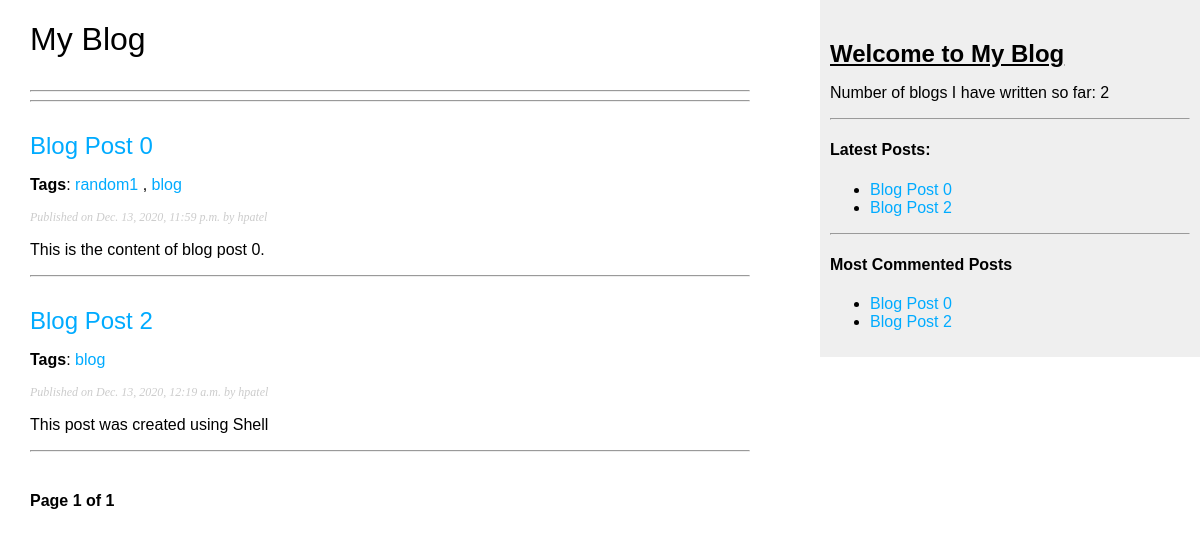
The page /blog/ on the database as committed earlier.
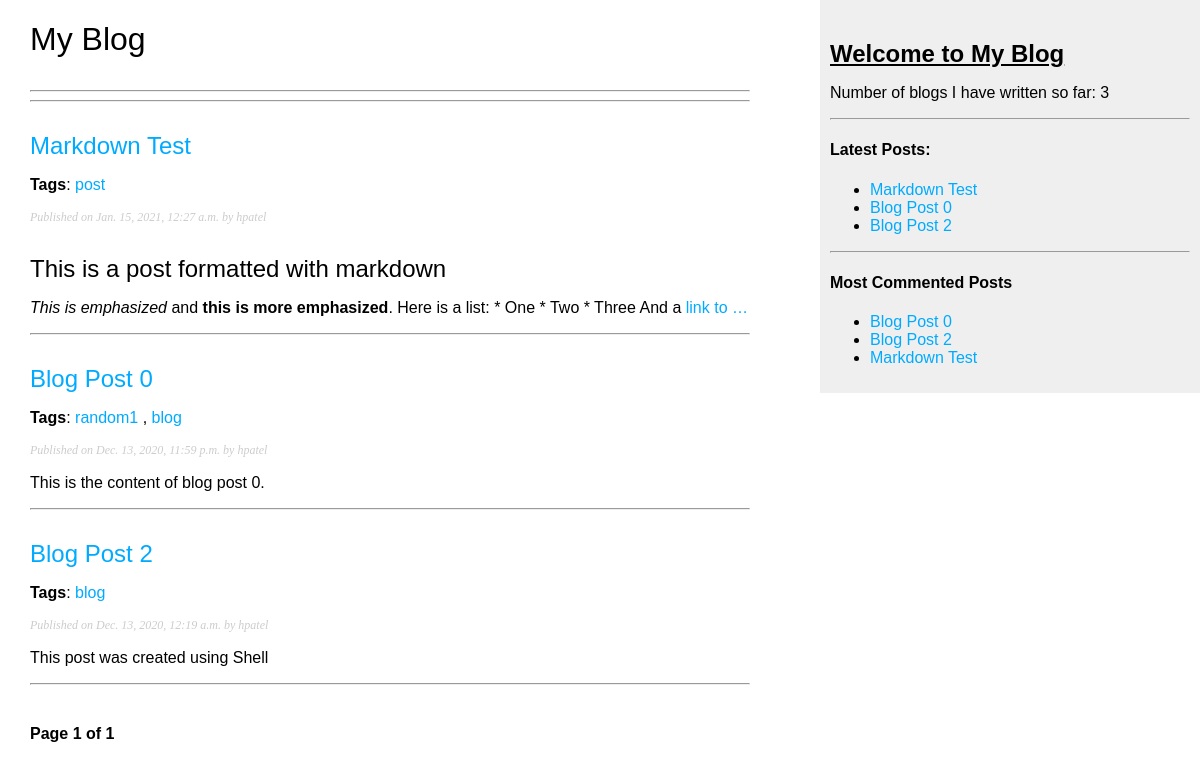
The same page on the database as committed later.
### blog/models.py (models this page shows, shortened)
class Post(models.Model):
    STATUS_CHOICES = (
        ('draft', 'Draft'),
        ('published', 'Published'),
    ) # (A,B) = (Value which will be stored in the model, Value which will be displayed to the user as choice)
    title = models.CharField(max_length=200)
    slug = models.SlugField(max_length=200, unique_for_date='publish')
    author = models.ForeignKey(User, on_delete=models.CASCADE, related_name='blog_posts')
    body = models.TextField()
    publish = models.DateTimeField(default=timezone.now)
    created = models.DateTimeField(auto_now_add=True)
    updated = models.DateTimeField(auto_now=True)
    status = models.CharField(max_length=10, choices=STATUS_CHOICES, default='draft')
    objects = models.Manager() # Default manager
    published = PublishedManager() # Custom manager
    tags = TaggableManager()
    def get_absolute_url(self):
        return reverse(
            'blog:post_detail',
            args = [self.publish.year, self.publish.month, self.publish.day, self.slug]
        )
    class Meta:
        ordering = ('-publish',)
        db_table = 'blog_post' # Default table name is already 'blog_post'

### blog/views.py (the view)
# urls.py: path('', views.post_list, name='post_list'),
def post_list(request, tag_slug=None):
    tag = None
    posts = Post.published.all()
    if tag_slug:
        tag = get_object_or_404(Tag, slug=tag_slug)
        posts = posts.filter(tags__in=[tag])
    paginator = Paginator(posts, 5)
    curr_page = request.GET.get('page') # Used to retrieve the current page number
    try:
        posts = paginator.page(curr_page) # Would return the results of current page
    except PageNotAnInteger:
        posts = paginator.page(1) # Would return the first page of results
    except EmptyPage:
        posts = paginator.page(paginator.num_pages) # Would return the last page of results
    return render(request, 'blog/post/list.html', {'posts': posts, 'page': curr_page, 'tag': tag})

### blog/models.py (called while the page is built)
    def get_queryset(self):
        return super(PublishedManager, self).get_queryset().filter(status='published')

### blog/templatetags/block_tags.py (called while the page is built)
@register.simple_tag
def total_posts():
    return Post.published.count()

@register.inclusion_tag('blog/post/latest_posts.html')
def show_latest_posts(count = 5):
    latest_posts = Post.published.order_by('-publish')[:count]
    return {'latest_posts': latest_posts}

@register.simple_tag
def get_most_commented_posts(count=5):
    return Post.published.annotate(total_comments = Count('comments')).order_by('-total_comments')[:count]

@register.filter(name='markdown') # The name of the filter to be used is 'markdown'. Can be changed.
def markdown_format(text):
    return mark_safe(markdown.markdown(text))

### blog/templates/blog/post/list.html (shortened to what this page needs)
{% extends 'blog/base.html' %}
{% load block_tags %}
{% block content %}
    <h1>My Blog</h1>
    <hr><hr>
    {% for post in posts %}
    <h2>
        <a href="{{ post.get_absolute_url }}">
            {{ post.title }}
        </a>
    </h2>
    <p class="tags">
        <b>Tags</b>:
        {% for tag in post.tags.all %}
            <a href="{% url 'blog:post_list_by_tag' tag.slug %}">
                {{ tag.name }}
            </a>
            {% if not forloop.last%}, {% endif %}
        {% endfor %}
    </p>
    <p class="date">
        Published on {{ post.publish }} by {{ post.author }}
    </p>
    {{ post.body|markdown|truncatewords_html:30 }}
    <hr>
    {% endfor %}
    {% include 'blog/pagination.html' with page=posts %}
{% endblock %}

### blog/templates/blog/base.html (shortened to what this page needs)
{% load static %}
{% load block_tags %}
<!DOCTYPE html>
<html>
    <head>
        <link href="{% static 'css/blog.css' %}" rel="stylesheet">
    </head>
    <body>
        <div id="content">
            {% block content %}
            {% endblock %}
        </div>
        <div id="sidebar">
            <h2><b><u>Welcome to My Blog</u></b></h2>
            <p>Number of blogs I have written so far: {% total_posts %}</p>
            <hr>
            <h4>Latest Posts:</h4>
            {% show_latest_posts %}
            <hr>
            <div>
                <h4>Most Commented Posts</h4>
                {% get_most_commented_posts as most_commented_posts %}
                <ul>
                    {% for post in most_commented_posts %}
                    <li>
                        <a href="{{ post.get_absolute_url }}">{{ post.title }}</a>
                    </li>
                    {% endfor %}
                </ul>
            </div>
        </div>
    </body>
</html>

### blog/templates/blog/pagination.html (shortened to what this page needs)
<div class="pagination">
    <span class="step-links">
        <span class="current">
            Page {{ page.number }} of {{ page.paginator.num_pages }}
        </span>
    </span>
</div>

### blog/templates/blog/post/latest_posts.html
<ul>
    {% for post in latest_posts %}
    <li>
        <a href="{{ post.get_absolute_url }}">{{ post.title }}</a>
    </li>
    {% endfor %}
</ul>

### blog/static/css/blog.css (style rules this page uses)
body { margin: 0; padding: 0; font-family: helvetica, sans-serif; }
a { color: #00abff; text-decoration: none; }
h1 { font-weight: normal; padding: 0 0 10px 0; }
h2 { font-weight: normal; margin: 30px 0 0; }
#content { float: left; width: 60%; padding: 0 0 0 30px; }
#sidebar { float: right; width: 30%; padding: 10px; height: 100%; background: #efefef; }
p.date { color: #ccc; font-family: georgia, serif; font-size: 12px; font-style: italic; }
.pagination { margin: 40px 0; font-weight: bold; }

Rows that differ between the two databases and show on the page:
added Post: title "Markdown Test", publish "Jan. 15, 2021, 12:27 a.m.", author "hpatel", body "This is a post formatted with markdown This is emphasized and this is more emphasized . Here is a list: * One * Two * Three And a link to …"
added Tag: name "post", shown under "Markdown Test"
Other text that changed with them:
text no longer shown: "2"
text now shown: "3"
